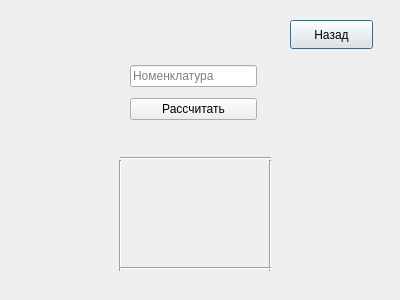
<?xml version="1.0" encoding="UTF-8"?>
<ui version="4.0">
 <class>MapBorders</class>
 <widget class="QDialog" name="MapBorders">
  <property name="geometry">
   <rect>
    <x>0</x>
    <y>0</y>
    <width>400</width>
    <height>300</height>
   </rect>
  </property>
  <property name="windowTitle">
   <string>GeoMaks</string>
  </property>
  <widget class="QPushButton" name="BackToStartMenu">
   <property name="geometry">
    <rect>
     <x>290</x>
     <y>20</y>
     <width>83</width>
     <height>29</height>
    </rect>
   </property>
   <property name="text">
    <string>Назад</string>
   </property>
  </widget>
  <widget class="QLabel" name="answer">
   <property name="geometry">
    <rect>
     <x>130</x>
     <y>200</y>
     <width>141</width>
     <height>20</height>
    </rect>
   </property>
   <property name="text">
    <string/>
   </property>
  </widget>
  <widget class="QLabel" name="leftUpLat">
   <property name="geometry">
    <rect>
     <x>50</x>
     <y>150</y>
     <width>91</width>
     <height>20</height>
    </rect>
   </property>
   <property name="sizePolicy">
    <sizepolicy hsizetype="Preferred" vsizetype="Preferred">
     <horstretch>0</horstretch>
     <verstretch>0</verstretch>
    </sizepolicy>
   </property>
   <property name="text">
    <string/>
   </property>
  </widget>
  <widget class="QLabel" name="leftUpLong">
   <property name="geometry">
    <rect>
     <x>90</x>
     <y>130</y>
     <width>91</width>
     <height>20</height>
    </rect>
   </property>
   <property name="sizePolicy">
    <sizepolicy hsizetype="Preferred" vsizetype="Preferred">
     <horstretch>0</horstretch>
     <verstretch>0</verstretch>
    </sizepolicy>
   </property>
   <property name="text">
    <string/>
   </property>
  </widget>
  <widget class="QLabel" name="rightUpLong">
   <property name="geometry">
    <rect>
     <x>220</x>
     <y>130</y>
     <width>91</width>
     <height>20</height>
    </rect>
   </property>
   <property name="sizePolicy">
    <sizepolicy hsizetype="Preferred" vsizetype="Preferred">
     <horstretch>0</horstretch>
     <verstretch>0</verstretch>
    </sizepolicy>
   </property>
   <property name="text">
    <string/>
   </property>
  </widget>
  <widget class="QLabel" name="leftDownLong">
   <property name="geometry">
    <rect>
     <x>100</x>
     <y>270</y>
     <width>81</width>
     <height>20</height>
    </rect>
   </property>
   <property name="sizePolicy">
    <sizepolicy hsizetype="Preferred" vsizetype="Preferred">
     <horstretch>0</horstretch>
     <verstretch>0</verstretch>
    </sizepolicy>
   </property>
   <property name="text">
    <string/>
   </property>
  </widget>
  <widget class="Line" name="rightBorder">
   <property name="geometry">
    <rect>
     <x>260</x>
     <y>160</y>
     <width>21</width>
     <height>111</height>
    </rect>
   </property>
   <property name="orientation">
    <enum>Qt::Vertical</enum>
   </property>
  </widget>
  <widget class="QLabel" name="rightUpLat">
   <property name="geometry">
    <rect>
     <x>280</x>
     <y>150</y>
     <width>91</width>
     <height>20</height>
    </rect>
   </property>
   <property name="sizePolicy">
    <sizepolicy hsizetype="Preferred" vsizetype="Preferred">
     <horstretch>0</horstretch>
     <verstretch>0</verstretch>
    </sizepolicy>
   </property>
   <property name="text">
    <string/>
   </property>
  </widget>
  <widget class="QLabel" name="leftDownLat">
   <property name="geometry">
    <rect>
     <x>50</x>
     <y>250</y>
     <width>81</width>
     <height>20</height>
    </rect>
   </property>
   <property name="sizePolicy">
    <sizepolicy hsizetype="Preferred" vsizetype="Preferred">
     <horstretch>0</horstretch>
     <verstretch>0</verstretch>
    </sizepolicy>
   </property>
   <property name="text">
    <string/>
   </property>
  </widget>
  <widget class="Line" name="leftBorder">
   <property name="geometry">
    <rect>
     <x>110</x>
     <y>160</y>
     <width>21</width>
     <height>111</height>
    </rect>
   </property>
   <property name="orientation">
    <enum>Qt::Vertical</enum>
   </property>
  </widget>
  <widget class="QLabel" name="rightDownLong">
   <property name="geometry">
    <rect>
     <x>240</x>
     <y>270</y>
     <width>81</width>
     <height>20</height>
    </rect>
   </property>
   <property name="sizePolicy">
    <sizepolicy hsizetype="Preferred" vsizetype="Preferred">
     <horstretch>0</horstretch>
     <verstretch>0</verstretch>
    </sizepolicy>
   </property>
   <property name="text">
    <string/>
   </property>
  </widget>
  <widget class="Line" name="downBorder">
   <property name="geometry">
    <rect>
     <x>120</x>
     <y>260</y>
     <width>151</width>
     <height>16</height>
    </rect>
   </property>
   <property name="orientation">
    <enum>Qt::Horizontal</enum>
   </property>
  </widget>
  <widget class="QLabel" name="rightDownLat">
   <property name="geometry">
    <rect>
     <x>280</x>
     <y>250</y>
     <width>81</width>
     <height>20</height>
    </rect>
   </property>
   <property name="sizePolicy">
    <sizepolicy hsizetype="Preferred" vsizetype="Preferred">
     <horstretch>0</horstretch>
     <verstretch>0</verstretch>
    </sizepolicy>
   </property>
   <property name="text">
    <string/>
   </property>
  </widget>
  <widget class="Line" name="upBorder">
   <property name="geometry">
    <rect>
     <x>120</x>
     <y>150</y>
     <width>151</width>
     <height>16</height>
    </rect>
   </property>
   <property name="orientation">
    <enum>Qt::Horizontal</enum>
   </property>
  </widget>
  <widget class="QWidget" name="">
   <property name="geometry">
    <rect>
     <x>130</x>
     <y>60</y>
     <width>127</width>
     <height>66</height>
    </rect>
   </property>
   <layout class="QVBoxLayout" name="verticalLayout">
    <item>
     <widget class="QLineEdit" name="lineEdit">
      <property name="placeholderText">
       <string>Номенклатура</string>
      </property>
     </widget>
    </item>
    <item>
     <widget class="QPushButton" name="CalculateButton">
      <property name="text">
       <string>Рассчитать</string>
      </property>
     </widget>
    </item>
   </layout>
  </widget>
 </widget>
 <resources/>
 <connections/>
</ui>
